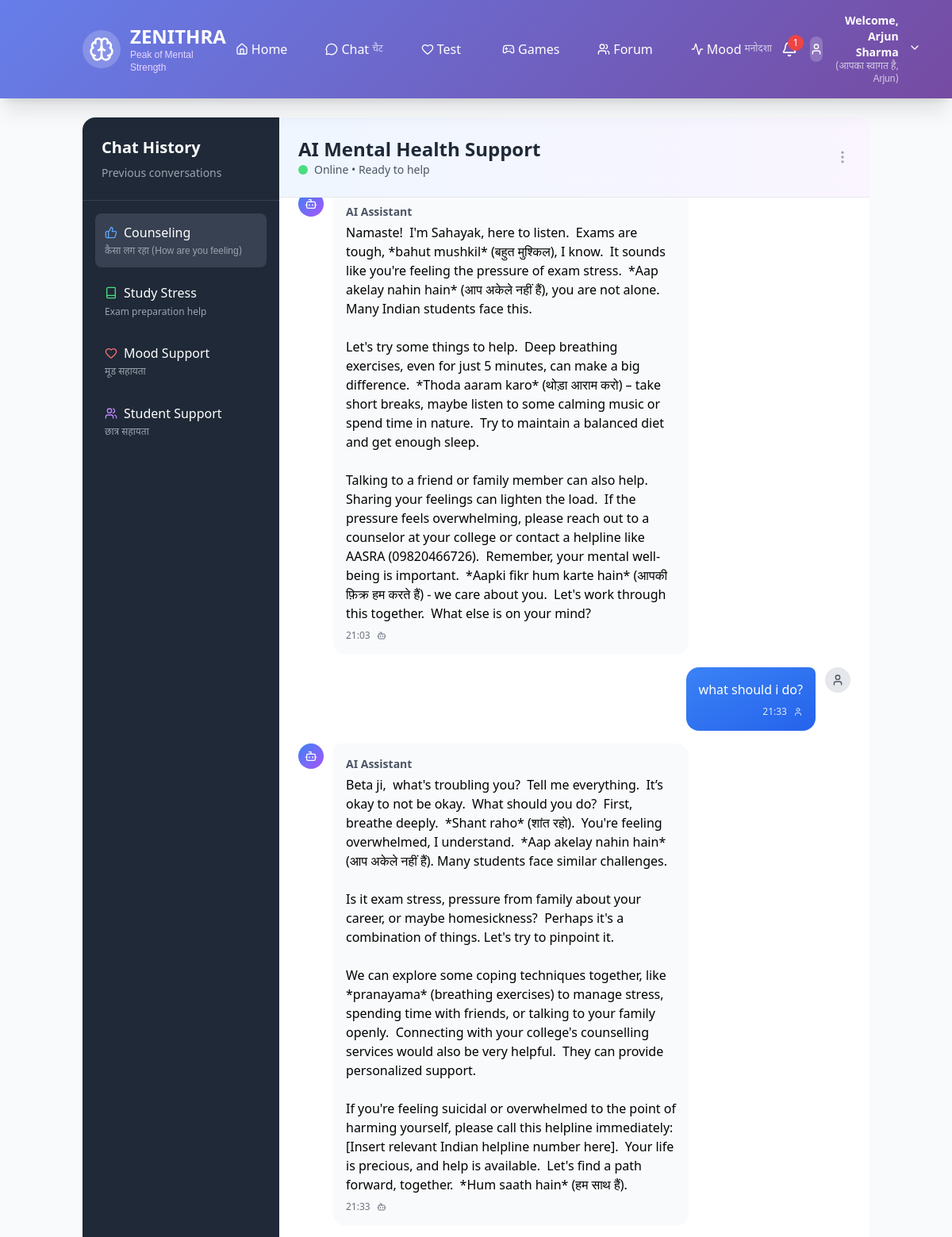
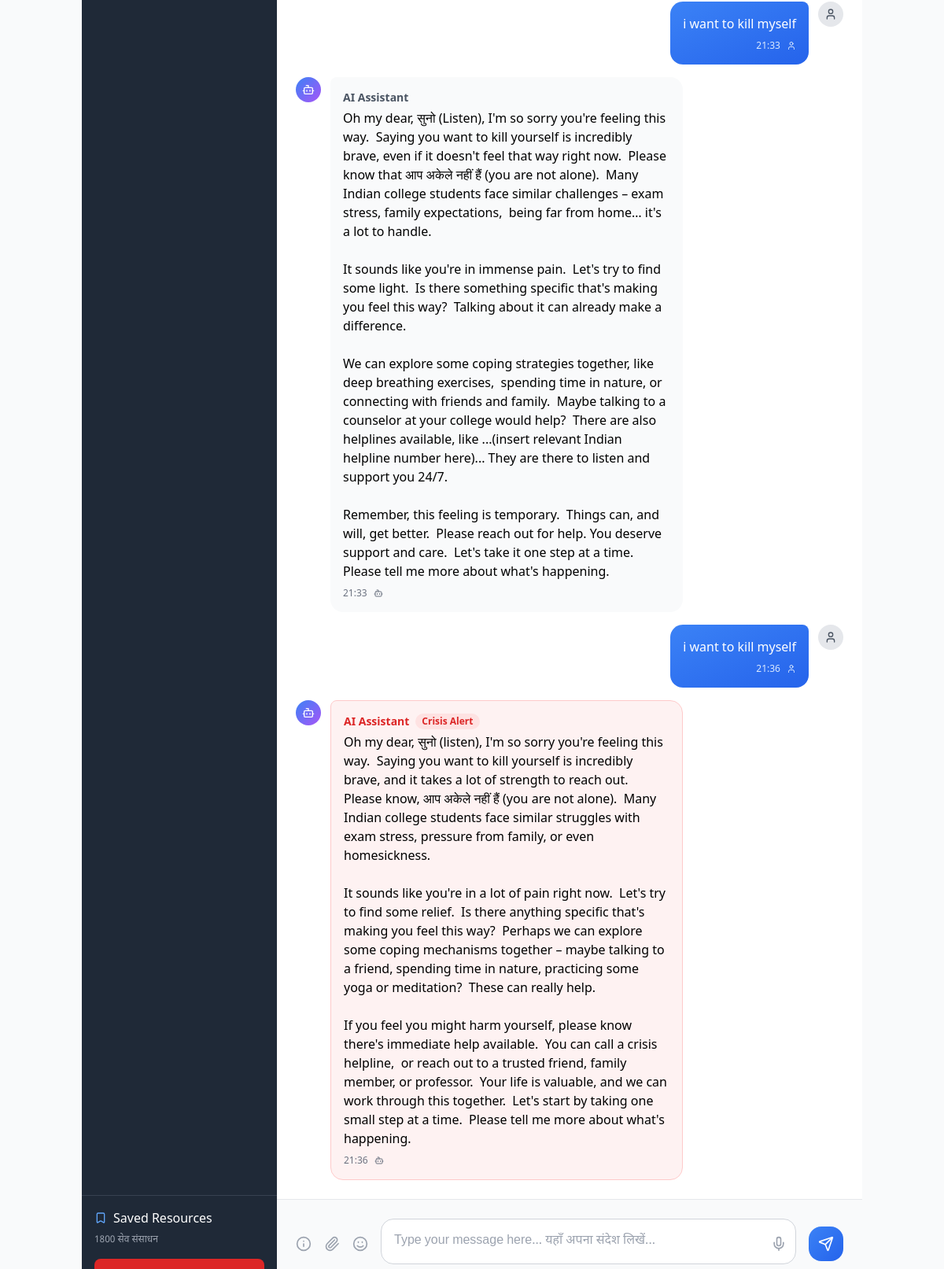
The app's page /chat (signed in) with its own data (2 pictures, top to bottom).
### app.py (models this page shows)
class ChatConversation(db.Model):
    id = db.Column(db.Integer, primary_key=True)
    student_id = db.Column(db.Integer, db.ForeignKey('student.id'), nullable=False)
    user_message = db.Column(db.Text, nullable=False)
    bot_response = db.Column(db.Text, nullable=False)
    crisis_detected = db.Column(db.Boolean, default=False)
    sentiment_score = db.Column(db.Float, default=0.0)
    response_time = db.Column(db.Float, default=0.0)  # Response time in seconds
    timestamp = db.Column(db.DateTime, default=datetime.utcnow)

### app.py (the view)
@app.route('/chat')
def chat():
    if 'student_id' not in session:
        flash('Please login to access chat', 'error')
        return redirect(url_for('login'))
    conversations = ChatConversation.query.filter_by(
        student_id=session['student_id']
    ).order_by(ChatConversation.timestamp.desc()).limit(50).all()
    return render_template('chat.html', conversations=conversations[::-1])

### templates/chat.html (shortened to what this page needs)
{% extends "base.html" %}
{% block content %}
<div class="min-h-screen bg-gray-50">
    <div class="container mx-auto px-4 py-6">
        <div class="flex h-screen max-h-screen">
            <div class="w-1/4 bg-gray-800 text-white rounded-l-2xl flex flex-col">
                <div class="p-6 border-b border-gray-700">
                    <h2 class="text-xl font-bold mb-2">Chat History</h2>
                    <div class="text-sm text-gray-400">Previous conversations</div>
                </div>
                <div class="flex-1 overflow-y-auto p-4 space-y-2">
                    <div class="p-3 rounded-lg bg-gray-700 hover:bg-gray-600 cursor-pointer transition">
                        <div class="flex items-center space-x-2 mb-1">
                            <i data-lucide="thumbs-up" class="w-4 h-4 text-blue-400"></i>
                            <span class="font-medium">Counseling</span>
                        </div>
                        <div class="text-xs text-gray-400 hindi-text">कैसा लग रहा (How are you feeling)</div>
                    </div>
                    <div class="p-3 rounded-lg hover:bg-gray-700 cursor-pointer transition">
                        <div class="flex items-center space-x-2 mb-1">
                            <i data-lucide="book" class="w-4 h-4 text-green-400"></i>
                            <span class="font-medium">Study Stress</span>
                        </div>
                        <div class="text-xs text-gray-400">Exam preparation help</div>
                    </div>
                    <div class="p-3 rounded-lg hover:bg-gray-700 cursor-pointer transition">
                        <div class="flex items-center space-x-2 mb-1">
                            <i data-lucide="heart" class="w-4 h-4 text-red-400"></i>
                            <span class="font-medium">Mood Support</span>
                        </div>
                        <div class="text-xs text-gray-400 hindi-text">मूड सहायता</div>
                    </div>
                    <div class="p-3 rounded-lg hover:bg-gray-700 cursor-pointer transition">
                        <div class="flex items-center space-x-2 mb-1">
                            <i data-lucide="users" class="w-4 h-4 text-purple-400"></i>
                            <span class="font-medium">Student Support</span>
                        </div>
                        <div class="text-xs text-gray-400 hindi-text">छात्र सहायता</div>
                    </div>
                </div>
                <div class="p-4 border-t border-gray-700">
                    <div class="mb-4">
                        <div class="flex items-center space-x-2 mb-2">
                            <i data-lucide="bookmark" class="w-4 h-4 text-blue-400"></i>
                            <span class="font-medium">Saved Resources</span>
                        </div>
                        <div class="text-xs text-gray-400 hindi-text">1800 सेव संसाधन</div>
                    </div>
                    <div class="bg-red-600 p-3 rounded-lg">
                    </div>
                </div>
            </div>
            <div class="flex-1 bg-white rounded-r-2xl flex flex-col">
                <div class="p-6 border-b bg-gradient-to-r from-blue-50 to-purple-50 rounded-tr-2xl">
                    <div class="flex items-center justify-between">
                        <div>
                            <h1 class="text-2xl font-bold text-gray-800">AI Mental Health Support</h1>
                            <div class="flex items-center space-x-2 text-sm text-gray-600">
                                <div class="w-3 h-3 bg-green-400 rounded-full"></div>
                                <span>Online • Ready to help</span>
                            </div>
                        </div>
                        <div class="flex items-center space-x-4">
                            <button class="text-gray-400 hover:text-gray-600">
                                <i data-lucide="more-vertical" class="w-5 h-5"></i>
                            </button>
                        </div>
                    </div>
                </div>
                <div id="chat-messages" class="flex-1 overflow-y-auto p-6 space-y-4">
                    {% for conversation in conversations %}
                        <div class="flex items-start space-x-3 justify-end">
                            <div class="bg-gradient-to-br from-blue-500 to-blue-600 text-white p-4 rounded-2xl rounded-tr-lg max-w-md">
                                <p>{{ conversation.user_message }}</p>
                                <div class="text-xs text-blue-100 mt-2 flex items-center justify-end">
                                    <span>{{ conversation.timestamp.strftime('%H:%M') }}</span>
                                    <i data-lucide="user" class="w-3 h-3 ml-2"></i>
                                </div>
                            </div>
                            <div class="w-8 h-8 bg-gray-200 rounded-full flex items-center justify-center">
                                <i data-lucide="user" class="w-4 h-4 text-gray-600"></i>
                            </div>
                        </div>
                        <div class="flex items-start space-x-3">
                            <div class="w-8 h-8 bg-gradient-to-br from-blue-500 to-purple-500 rounded-full flex items-center justify-center">
                                <i data-lucide="bot" class="w-4 h-4 text-white"></i>
                            </div>
                            <div class="{% if conversation.crisis_detected %}bg-red-50 border border-red-200{% else %}bg-gray-50{% endif %} p-4 rounded-2xl rounded-tl-lg max-w-md">
                                <div class="text-sm {% if conversation.crisis_detected %}text-red-600{% else %}text-gray-600{% endif %} font-semibold mb-1 flex items-center">
                                    <span>AI Assistant</span>
                                    {% if conversation.crisis_detected %}
                                        <span class="ml-2 bg-red-100 text-red-600 px-2 py-0.5 rounded-full text-xs">Crisis Alert</span>
                                    {% endif %}
                                </div>
                                <p class="whitespace-pre-wrap">{{ conversation.bot_response }}</p>
                                <div class="text-xs text-gray-500 mt-2 flex items-center">
                                    <span>{{ conversation.timestamp.strftime('%H:%M') }}</span>
                                    <i data-lucide="bot" class="w-3 h-3 ml-2"></i>
                                </div>
                            </div>
                        </div>
                    {% endfor %}
                </div>
                <div class="p-6 border-t bg-gray-50">
                    <div class="flex items-center space-x-4">
                        <button class="text-gray-400 hover:text-gray-600">
                            <i data-lucide="info" class="w-5 h-5"></i>
                        </button>
                        <button class="text-gray-400 hover:text-gray-600">
                            <i data-lucide="paperclip" class="w-5 h-5"></i>
                        </button>
                        <button class="text-gray-400 hover:text-gray-600">
                            <i data-lucide="smile" class="w-5 h-5"></i>
                        </button>
                        <div class="flex-1 relative">
                            <textarea
                                id="message-input"
                                placeholder="Type your message here... यहाँ अपना संदेश लिखें..."
                                class="w-full p-4 pr-12 border border-gray-300 rounded-2xl focus:outline-none focus:ring-2 focus:ring-blue-500 focus:border-blue-500 resize-none hindi-text"
                                rows="1"
                            ></textarea>
                            <button class="absolute right-3 top-1/2 transform -translate-y-1/2 text-gray-400 hover:text-gray-600">
                                <i data-lucide="mic" class="w-5 h-5"></i>
                            </button>
                        </div>
                        <button
                            onclick="sendMessage()"
                            id="send-button"
                            class="bg-gradient-to-br from-blue-500 to-blue-600 text-white p-3 rounded-2xl hover:from-blue-600 hover:to-blue-700 transition duration-300"
                        >
                            <i data-lucide="send" class="w-5 h-5"></i>
                        </button>
                    </div>
                </div>
            </div>
        </div>
    </div>
</div>
{% endblock %}

### templates/base.html (shortened to what this page needs)
<!DOCTYPE html>
<html lang="en">
<head>
    <script src="https://cdn.tailwindcss.com"></script>
</head>
<body class="bg-gray-50 font-sans">
    <nav class="gradient-bg text-white shadow-xl sticky top-0 z-50">
        <div class="container mx-auto px-4 py-4">
            <div class="flex justify-between items-center">
                <div class="flex items-center space-x-3">
                    <div class="bg-white bg-opacity-20 p-2 rounded-full">
                        <i data-lucide="brain" class="w-8 h-8 text-white"></i>
                    </div>
                    <div>
                        <h1 class="text-2xl font-bold">ZENITHRA</h1>
                        <p class="text-xs text-purple-200 hindi-text">Peak of Mental Strength</p>
                    </div>
                </div>
                {% if session.student_id %}
                <div class="hidden md:flex items-center space-x-6">
                    <a href="/" class="hover:text-purple-200 transition duration-200 flex items-center space-x-1 px-3 py-2 rounded-lg hover:bg-white hover:bg-opacity-10">
                        <i data-lucide="home" class="w-4 h-4"></i>
                        <span>Home</span>
                    </a>
                    <a href="/chat" class="hover:text-purple-200 transition duration-200 flex items-center space-x-1 px-3 py-2 rounded-lg hover:bg-white hover:bg-opacity-10">
                        <i data-lucide="message-circle" class="w-4 h-4"></i>
                        <span>Chat</span>
                        <span class="hindi-text text-xs opacity-70">चैट</span>
                    </a>
                    <a href="/screening" class="hover:text-purple-200 transition duration-200 flex items-center space-x-1 px-3 py-2 rounded-lg hover:bg-white hover:bg-opacity-10">
                        <i data-lucide="heart" class="w-4 h-4"></i>
                        <span>Test</span>
                    </a>
                    <a href="/game_zone" class="hover:text-purple-200 transition duration-200 flex items-center space-x-1 px-3 py-2 rounded-lg hover:bg-white hover:bg-opacity-10">
                        <i data-lucide="gamepad-2" class="w-4 h-4"></i>
                        <span>Games</span>
                    </a>
                    <a href="/forum" class="hover:text-purple-200 transition duration-200 flex items-center space-x-1 px-3 py-2 rounded-lg hover:bg-white hover:bg-opacity-10">
                        <i data-lucide="users" class="w-4 h-4"></i>
                        <span>Forum</span>
                    </a>
                    <a href="/mood_tracker" class="hover:text-purple-200 transition duration-200 flex items-center space-x-1 px-3 py-2 rounded-lg hover:bg-white hover:bg-opacity-10">
                        <i data-lucide="activity" class="w-4 h-4"></i>
                        <span>Mood</span>
                        <span class="hindi-text text-xs opacity-70">मनोदशा</span>
                    </a>
                </div>
                <div class="hidden md:flex items-center space-x-4">
                    <div class="relative">
                        <i data-lucide="bell" class="w-5 h-5 cursor-pointer hover:text-purple-200"></i>
                        <span class="notification-badge">1</span>
                    </div>
                    <div class="flex items-center space-x-3">
                        <div class="w-8 h-8 bg-white bg-opacity-20 rounded-full flex items-center justify-center">
                            <i data-lucide="user" class="w-4 h-4"></i>
                        </div>
                        <div class="text-right">
                            <div class="text-sm font-semibold">Welcome, {{ session.student_name }}</div>
                            <div class="text-xs opacity-70 hindi-text">(आपका स्वागत है, {{ session.student_name.split()[0] }})</div>
                        </div>
                        <div class="relative">
                            <button id="profile-menu" class="hover:text-purple-200">
                                <i data-lucide="chevron-down" class="w-4 h-4"></i>
                            </button>
                        </div>
                    </div>
                </div>
                {% endif %}
            </div>
        </div>
    </nav>
    <main class="min-h-screen">
        {% block content %}{% endblock %}
    </main>
</body>
</html>

### templates/base.html (style rules this page uses)
.hindi-text { font-family: 'Noto Sans Devanagari', Arial, sans-serif; }
.gradient-bg { background: linear-gradient(135deg, #667eea 0%, #764ba2 100%); }
.notification-badge { position: absolute; top: -8px; right: -8px; background: #ef4444; color: white; border-radius: 50%; width: 20px; height: 20px; font-size: 12px; display: flex; align-items: center; justify-content: center; }

### records on screen
ChatConversation: bot_response "Namaste! I'm Sahayak, here to listen. Exams are tough, *bahut mushkil* (बहुत मुश्किल), I know. It sounds like you're feeling the pressure of exam stress. *Aap akelay nahin hain* (आप अकेले नहीं हैं), you are not alone. Many Indian students face this. Let's try some things to help. Deep breathing exercises, even for just 5 minutes, can make a big difference. *Thoda aaram karo* (थोड़ा आराम करो) – take short breaks, maybe listen to some calming music or spend time in nature. Try to maintain a balanced diet and get enough sleep. Talking to a friend or family member can also help. Sharing your feelings can lighten the load. If the pressure feels overwhelming, please reach out to a counselor at…", timestamp "21:03"
ChatConversation: user_message "what should i do?", timestamp "21:33", bot_response "Beta ji, what's troubling you? Tell me everything. It’s okay to not be okay. What should you do? First, breathe deeply. *Shant raho* (शांत रहो). You're feeling overwhelmed, I understand. *Aap akelay nahin hain* (आप अकेले नहीं हैं). Many students face similar challenges. Is it exam stress, pressure from family about your career, or maybe homesickness? Perhaps it's a combination of things. Let's try to pinpoint it. We can explore some coping techniques together, like *pranayama* (breathing exercises) to manage stress, spending time with friends, or talking to your family openly. Connecting with your college's counselling services would also be very helpful. They can provide personalized…"
ChatConversation: user_message "i want to kill myself", timestamp "21:33", bot_response "Oh my dear, सुनो (Listen), I'm so sorry you're feeling this way. Saying you want to kill yourself is incredibly brave, even if it doesn't feel that way right now. Please know that आप अकेले नहीं हैं (you are not alone). Many Indian college students face similar challenges – exam stress, family expectations, being far from home… it's a lot to handle. It sounds like you're in immense pain. Let's try to find some light. Is there something specific that's making you feel this way? Talking about it can already make a difference. We can explore some coping strategies together, like deep breathing exercises, spending time in nature, or connecting with friends and family. Maybe talking to a…"
ChatConversation: user_message "i want to kill myself", timestamp "21:36", crisis_detected "Crisis Alert", bot_response "Oh my dear, सुनो (listen), I'm so sorry you're feeling this way. Saying you want to kill yourself is incredibly brave, and it takes a lot of strength to reach out. Please know, आप अकेले नहीं हैं (you are not alone). Many Indian college students face similar struggles with exam stress, pressure from family, or even homesickness. It sounds like you're in a lot of pain right now. Let's try to find some relief. Is there anything specific that's making you feel this way? Perhaps we can explore some coping mechanisms together – maybe talking to a friend, spending time in nature, practicing some yoga or meditation? These can really help. If you feel you might harm yourself, please know there's…"

### other values on screen
{{ session.student_name }} "Arjun Sharma"
{{ session.student_name.split()[0] }} "Arjun"
